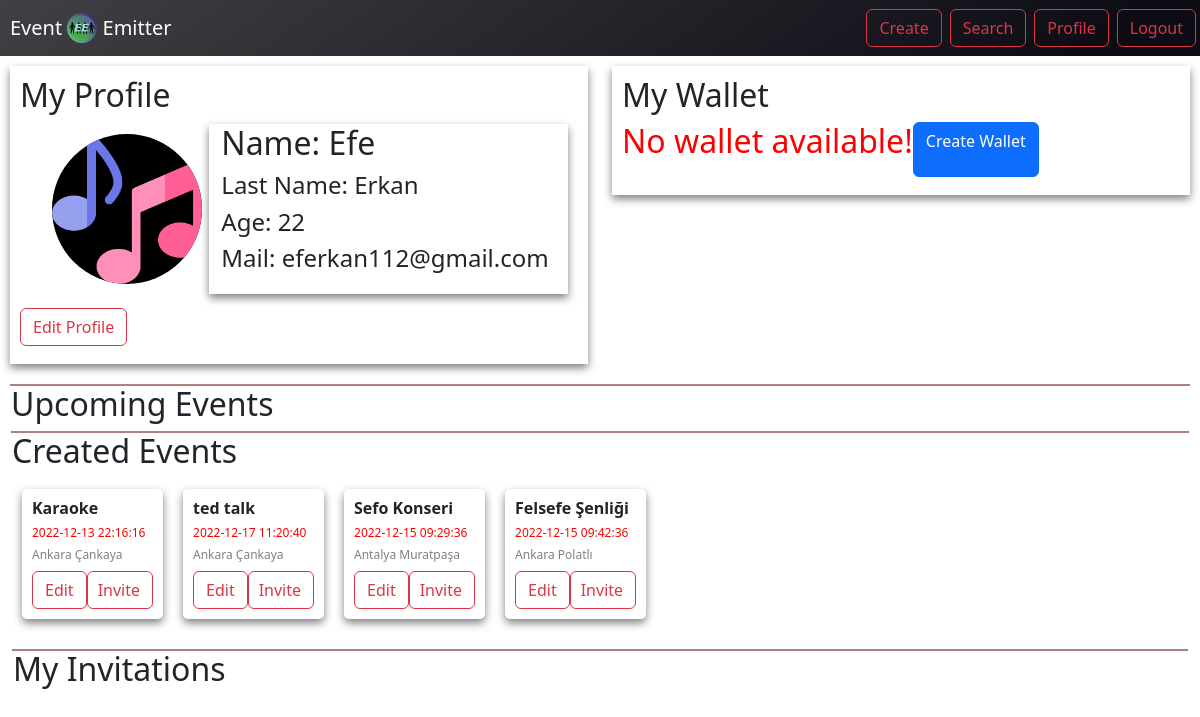
/profile.php (signed in), run on an earlier commit of the app's database.
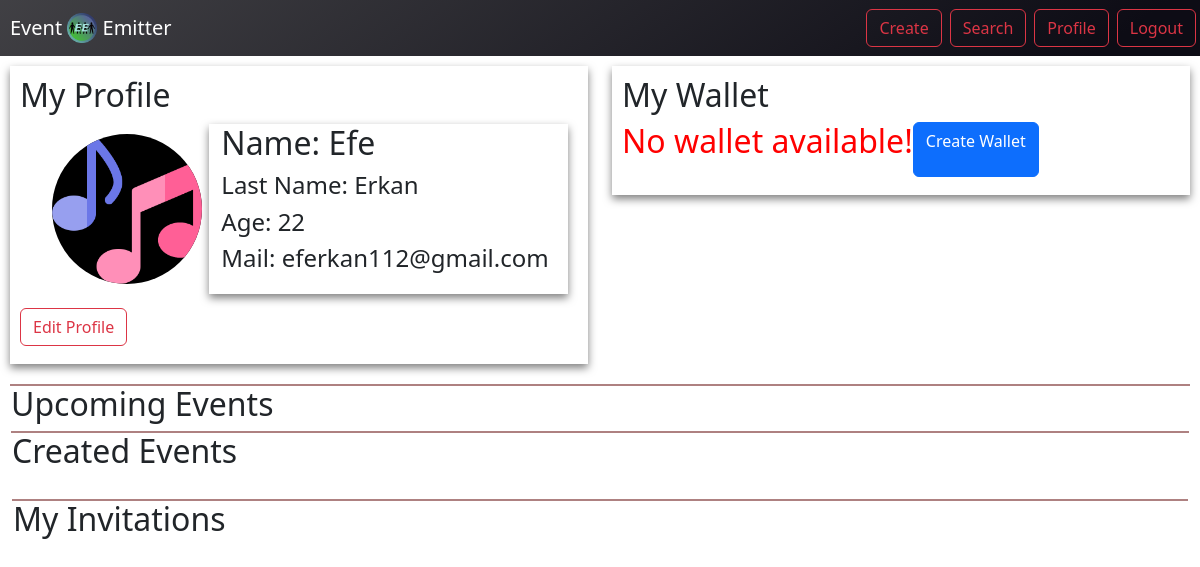
And on a later commit of the database.
### tables this page shows
CREATE TABLE `user` (
  `id` int(11) NOT NULL,
  `type` enum('A','U') NOT NULL DEFAULT 'U',
  `first_name` varchar(255) NOT NULL,
  `middle_name` varchar(255) DEFAULT NULL,
  `last_name` varchar(255) NOT NULL,
  `dateOfBirth` date NOT NULL,
  `age` int(11) NOT NULL,
  `gender` enum('M','F') NOT NULL,
  `mail` varchar(255) NOT NULL,
  `password` varchar(255) NOT NULL,
  `rating` float(2,1) NOT NULL DEFAULT 0.0
);

CREATE TABLE `event` (
  `event_id` int(11) NOT NULL,
  `location_id` int(11) NOT NULL,
  `title` varchar(255) NOT NULL,
  `creator_id` int(11) NOT NULL,
  `description` varchar(2000) DEFAULT NULL,
  `type` enum('festival','competition','music','sports','workshop','art','staged','informational') NOT NULL,
  `registration_endtime` datetime NOT NULL,
  `start_time` datetime NOT NULL,
  `end_time` datetime NOT NULL,
  `current_capacity` int(11) NOT NULL DEFAULT 0,
  `status` varchar(255) NOT NULL,
  `rating` float(2,1) NOT NULL DEFAULT 0.0,
  `ticket_price` float(8,2) DEFAULT 0.00,
  `image` varchar(500) DEFAULT NULL
);

CREATE TABLE `location` (
  `location_id` int(11) NOT NULL,
  `address_city` varchar(255) DEFAULT NULL,
  `address_street` varchar(255) DEFAULT NULL,
  `address_building` varchar(255) DEFAULT NULL,
  `online_address` varchar(255) DEFAULT NULL
);

### profile.php (the view, shortened to what this page needs)
<?php include("api/connection.php") ?>
<!DOCTYPE html>
<html lang="en">
<link href="https://cdn.jsdelivr.net/npm/bootstrap@5.2.1/dist/css/bootstrap.min.css" rel="stylesheet">
<body >
    <body>
        <?php include_once("navbar.php"); ?>
        <?php $userID = $_SESSION["id"]; ?>
        <div style="margin:10px">
            <div class="row">
                <div class="col-6">
                    <div style=" padding:10px;background-color: white; filter: drop-shadow(0px 4px 4px rgba(0, 0, 0, 0.5));">
                        <h2>My Profile<h2>
                                <div class="row" style="margin:10px">
                                    <div class="col-4">
                                        <img style="margin:10px; background-color:black; border-radius:75px;" src="musical-note.png" alt="Event Image" width="150" height="150">
                                    </div>
                                    <?php
                                        $query = "SELECT * FROM user WHERE id = $userID";
                                        $result = mysqli_query($connection, $query);
                                        while ($row = mysqli_fetch_assoc($result))
                                        {
                                            echo '<div class="col-8 " style="background-color:white; filter: drop-shadow(0px 4px 4px rgba(0, 0, 0, 0.5));>
                                                    <h4">Name: ' . $row["first_name"] . ' ' . $row["middle_name"] . '<h4>
                                                    <h4>Last Name: ' . $row["last_name"] . '<h4>
                                                    <h4>Age: ' . $row["age"] . '<h4>
                                                    <h4>Mail: ' . $row["mail"] . '<h4>
                                                </div>';
                                        }
                                    ?>
                                </div>
                                <a type="button" class="btn btn-outline-danger" href="edit_profile.php"
                                        style="">Edit Profile</a>
                    </div>
                </div>
                <div class="col-6">
                    <div style="padding:10px; background-color: white;filter: drop-shadow(0px 4px 4px rgba(0, 0, 0, 0.5));">
                        <h2>My Wallet<h2>
                        <?php
                            $query = "SELECT * FROM wallet WHERE user_id = $userID";
                            $result = mysqli_query($connection, $query);
                        echo '<div style="display:flex">';
                            if (mysqli_num_rows($result) <= 0)
                            {
                                echo '<p style="color: red">No wallet available!</p><br>';
                                echo '<a href="./form_process/create_wallet_process.php" class="btn btn-primary" >Create Wallet</a>';
                            }
                        echo '</div>';
                        ?>
                    </div>
                </div>
            </div>
            <div style="margin-top:20px; height:0px; left:20px; top:112px; border:1px solid #AE8181; background-color: #AE8181">
            <div class="row">
                <h2>Upcoming Events</h2>
            </div>
            <div style=" height:0px; left:20px; top:112px; border:1px solid #AE8181; background-color: #AE8181">
            <div class="row">
                <h2>Created Events</h2>
                <div style="display:flex;">
                    <?php
                        $query = "SELECT * FROM event JOIN location ON event.location_id = location.location_id " .
                                "WHERE event.creator_id = $userID";
                        $result = mysqli_query($connection, $query);
                        while ($row = mysqli_fetch_assoc($result))
                        {
                            echo '<div style="margin:10px; background-color:white; filter: drop-shadow(0px 4px 4px rgba(0, 0, 0, 0.5)); padding:10px; border-radius:5px">';
                            echo '<h4 style="font-size: 16px; font-weight:bold;  ">' . $row["title"] . '</h4>';
                            echo '<h4 style="font-size: 12px;color:red;">' . $row["start_time"] . '</h4>';
                            echo '<h4 style="font-size: 12px; color:gray;">' . $row["address_city"] . ' ' . $row["address_street"] . '</h4>';
                            echo '<a type="button" class="btn btn-outline-danger" href="edit_event.php?id=' . $row["event_id"] . '" style="">Edit</a>';
                            echo '<a type="button" class="btn btn-outline-danger" href="invitation.php?id=' . $row["event_id"] . '" style="padding-left:10px">Invite</a>';
                            echo '</div>';
                        }
                    ?>
                </div>
            </div>
            <div style="margin-top:20px; height:0px; left:20px; top:112px; border:1px solid #AE8181; background-color: #AE8181">
            <div class="row">
                <h2>My Invitations</h2>
            </div>
    </body>
</html>

### navbar.php (shortened to what this page needs)
<nav class="navbar navbar-expand-lg navbar-dark "
    style=" background: linear-gradient(144.39deg, #FFFFFF -278.56%, #6D6D6D -78.47%, #0D0C15 91.61%);">
    <a class="navbar-brand" href="home_page.php" style="padding-left:10px">
        Event
        <img src="images/EE_logo.png" width="30" height="30" class="d-inline-block align-top" alt="">
        Emitter
    </a>
    <div class="collapse navbar-collapse" style="flex-direction: row-reverse;">
        <ul class="navbar-nav ml-auto">
            <li class="nav-item">
                <a type="button" class="btn btn-outline-danger mx-1" href="create_event.php">Create</a>
            </li>
            <li class="nav-item">
                <a type="button" class="btn btn-outline-danger mx-1" href="search_event.php">Search</a>
            </li>
            <li class="nav-item">
                <a type="button" class="btn btn-outline-danger mx-1" href="profile.php">Profile</a>
            </li>
            <li class="nav-item">
                <a type="button" class="btn btn-outline-danger mx-1" href="index.php">Logout</a>
            </li>
        </ul>
    </div>
</nav>

What changed in the data, as far as the page shows it:
removed event: title "Karaoke", start_time "2022-12-13 22:16:16", location.address_city "Ankara", location.address_street "Çankaya"
removed event: title "ted talk", start_time "2022-12-17 11:20:40", location.address_city "Ankara", location.address_street "Çankaya"
removed event: title "Sefo Konseri", start_time "2022-12-15 09:29:36", location.address_city "Antalya", location.address_street "Muratpaşa"
removed event: title "Felsefe Şenliği", start_time "2022-12-15 09:42:36", location.address_city "Ankara", location.address_street "Polatlı"
